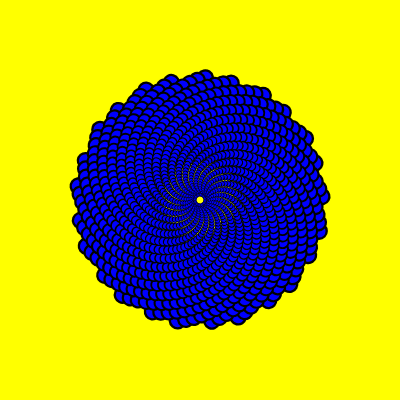
Frame 1 (no input)
Frame 60 (no input): identical to frame 1, image omitted
Frame 120 (the mouse pressed at the canvas centre since frame 60): identical to frame 1, image omitted

The p5.js sketch that drew this single still picture (run headless with seeded random() and noise() and a simulated clock; from frame 60 on, the mouse is pressed at the canvas centre):

// p5.js sketch
// ── sketch.js

let s1, s2, rad, turns, angInc;

function setup() {
  createCanvas(400, 400);
  s1 = createSlider(0, 2, 0.6, 0.0001); // rad
  s2 = createSlider(0, 20, 5, 1); //turns
  s3 = createSlider(0, PI, 0.5, 0.00001);
  
  noFill();
}

function draw() {
  translate(width/2, height/2);
  background("yellow");
  
  rad = s1.value();
  turns = s2.value();
  angInc = s3.value();
  
 let totalAng = turns * TWO_PI;
     
     
  stroke("red");
  strokeWeight(3);
  
  // espiral a partir del incremento del ángulo
  
  
    
  
  // esperial a partir del incremento del radio
  
  let ang = 0;
  for(let r = 150; r > 0; r -= rad/turns){
    // identidad circular
    let x = cos(ang) * r;
    let y = sin(ang) * r;
    let escala = map(r, 0, 200, .1, 1);
    //vertex(x, y);
    escama(x, y, ang, escala);
    ang += angInc;
  }
}


function escama(x, y, ang, sc){
  push();
  translate(x, y);
  rotate(ang + HALF_PI);
  scale(sc);
  fill("blue");
  stroke(0, );
 // triangle(-10, 0, 0, -20, 10, 0);
  ellipse(40, 40, 20);
  pop();
}
// ── style.css
html, body {
  margin: 0;
  padding: 0;
}
canvas {
  display: block;
}

input{
  width: 400px;
}
